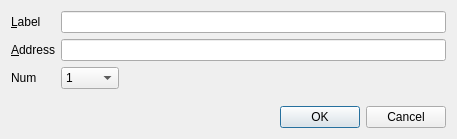
<?xml version="1.0" encoding="UTF-8"?>
<ui version="4.0">
 <class>EditAddressDialog</class>
 <widget class="QDialog" name="EditAddressDialog">
  <property name="geometry">
   <rect>
    <x>0</x>
    <y>0</y>
    <width>457</width>
    <height>139</height>
   </rect>
  </property>
  <property name="windowTitle">
   <string>Edit Address</string>
  </property>
  <layout class="QVBoxLayout" name="verticalLayout">
   <item>
    <layout class="QFormLayout" name="formLayout">
     <property name="fieldGrowthPolicy">
      <enum>QFormLayout::AllNonFixedFieldsGrow</enum>
     </property>
     <item row="0" column="0">
      <widget class="QLabel" name="label">
       <property name="text">
        <string>&amp;Label</string>
       </property>
       <property name="buddy">
        <cstring>labelEdit</cstring>
       </property>
      </widget>
     </item>
     <item row="0" column="1">
      <widget class="QLineEdit" name="labelEdit">
       <property name="toolTip">
        <string>The label associated with this address book entry</string>
       </property>
      </widget>
     </item>
     <item row="1" column="0">
      <widget class="QLabel" name="label_2">
       <property name="text">
        <string>&amp;Address</string>
       </property>
       <property name="buddy">
        <cstring>addressEdit</cstring>
       </property>
      </widget>
     </item>
     <item row="1" column="1">
      <widget class="QLineEdit" name="addressEdit">
       <property name="toolTip">
        <string>The address associated with this address book entry. This can only be modified for sending addresses.</string>
       </property>
      </widget>
     </item>
     <item row="2" column="0">
      <widget class="QLabel" name="labelAddressNum">
       <property name="text">
        <string>Num</string>
       </property>
       <property name="buddy">
        <cstring>comboAddressNum</cstring>
       </property>
      </widget>
     </item>
     <item row="2" column="1">
      <widget class="QComboBox" name="comboAddressNum">
       <property name="sizePolicy">
        <sizepolicy hsizetype="Maximum" vsizetype="Fixed">
         <horstretch>0</horstretch>
         <verstretch>0</verstretch>
        </sizepolicy>
       </property>
       <property name="maxCount">
        <number>1000</number>
       </property>
       <item>
        <property name="text">
         <string>1</string>
        </property>
       </item>
       <item>
        <property name="text">
         <string>10</string>
        </property>
       </item>
       <item>
        <property name="text">
         <string>50</string>
        </property>
       </item>
       <item>
        <property name="text">
         <string>100</string>
        </property>
       </item>
       <item>
        <property name="text">
         <string>500</string>
        </property>
       </item>
       <item>
        <property name="text">
         <string>1000</string>
        </property>
       </item>
      </widget>
     </item>
    </layout>
   </item>
   <item>
    <widget class="QDialogButtonBox" name="buttonBox">
     <property name="orientation">
      <enum>Qt::Horizontal</enum>
     </property>
     <property name="standardButtons">
      <set>QDialogButtonBox::Cancel|QDialogButtonBox::Ok</set>
     </property>
    </widget>
   </item>
  </layout>
 </widget>
 <resources/>
 <connections>
  <connection>
   <sender>buttonBox</sender>
   <signal>accepted()</signal>
   <receiver>EditAddressDialog</receiver>
   <slot>accept()</slot>
   <hints>
    <hint type="sourcelabel">
     <x>248</x>
     <y>254</y>
    </hint>
    <hint type="destinationlabel">
     <x>157</x>
     <y>274</y>
    </hint>
   </hints>
  </connection>
  <connection>
   <sender>buttonBox</sender>
   <signal>rejected()</signal>
   <receiver>EditAddressDialog</receiver>
   <slot>reject()</slot>
   <hints>
    <hint type="sourcelabel">
     <x>316</x>
     <y>260</y>
    </hint>
    <hint type="destinationlabel">
     <x>286</x>
     <y>274</y>
    </hint>
   </hints>
  </connection>
 </connections>
</ui>
